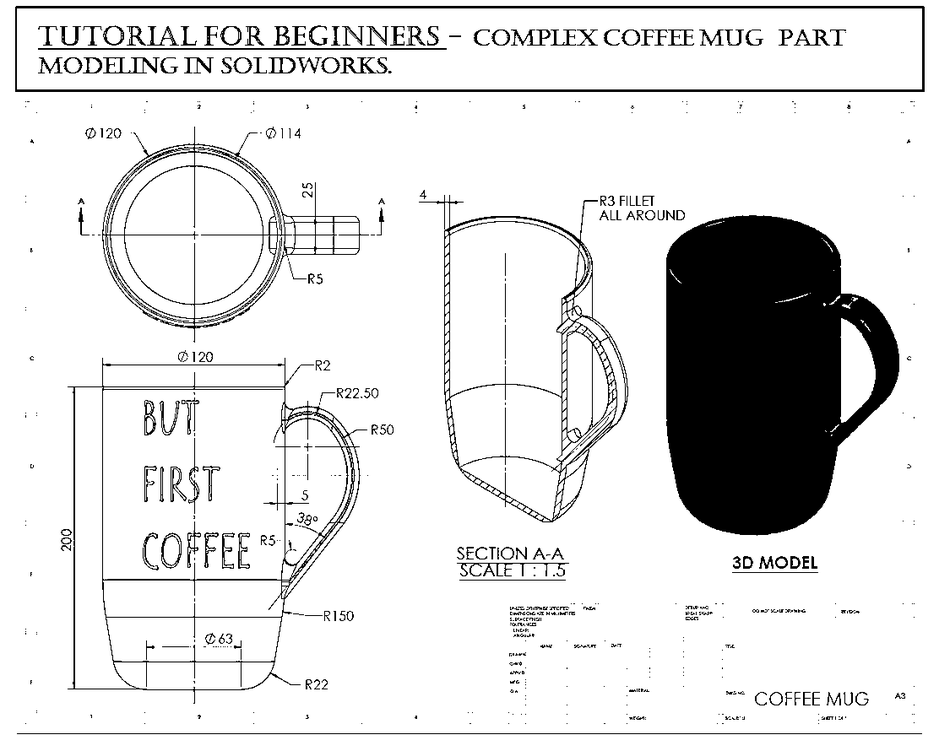
#> input picture experimental-framework/img_to_process/de2_result.png, 939 x 751 px, shrunk from 1112 x 890 before the run
$ jupyter execute --allow-errors kerasocr_error.ipynb
#> lines starting #> are read from the running program, lines starting #| are printed output that depends on the picture; after the words box and inside, x2 and y2 are one past the last pixel; in counts of white or black regions, pixels touching at a corner belong together
[cell 1]
import cv2
import pytesseract

# Charger l'image en niveaux de gris
img = cv2.imread('img_to_process/de2_result.png', cv2.IMREAD_GRAYSCALE)
#> img is the input picture: shape (751, 939); min 0, max 255, mean 223.5

# Appliquer un seuil binaire pour obtenir une image binaire
_, img_binary = cv2.threshold(img, 128, 255, cv2.THRESH_BINARY)
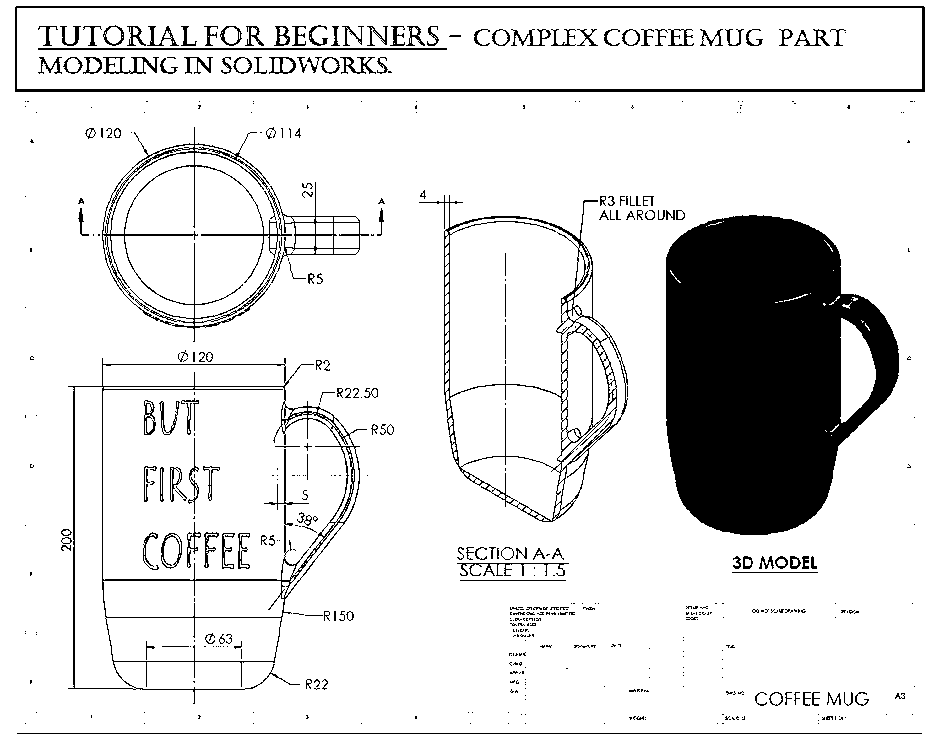
#> img_binary: shape (751, 939); 87.6% white; 501 black regions (322 under 20 px), largest, box (x1, y1, x2, y2) and area: (666, 215, 899, 535) 54383, (15, 6, 925, 92) 4953, (68, 358, 367, 704) 4627

# Trouver les contours dans l'image binaire
contours, _ = cv2.findContours(img_binary, cv2.RETR_EXTERNAL, cv2.CHAIN_APPROX_SIMPLE)
#> contours = [[[0, 0], [0, 750], [938, 750], [938, 0]]]

# Parcourir les contours et effectuer un remplissage de région sur chaque contour
for contour in contours:
    # Calculer la boîte englobante du contour
    x, y, w, h = cv2.boundingRect(contour)

    # Vérifier si la hauteur de la boîte englobante est supérieure à un certain seuil (par exemple, 10 pixels)
    if h > 10:
        # Effectuer un remplissage de région sur la région délimitée par la boîte englobante
        cv2.floodFill(img_binary, None, (x, y), 0)
#> this loop made 1 pass
#> (contour, x, y, w, h) on pass 1: ([[0, 0], [0, 750], [938, 750], [938, 0]], 0, 0, 939, 751)
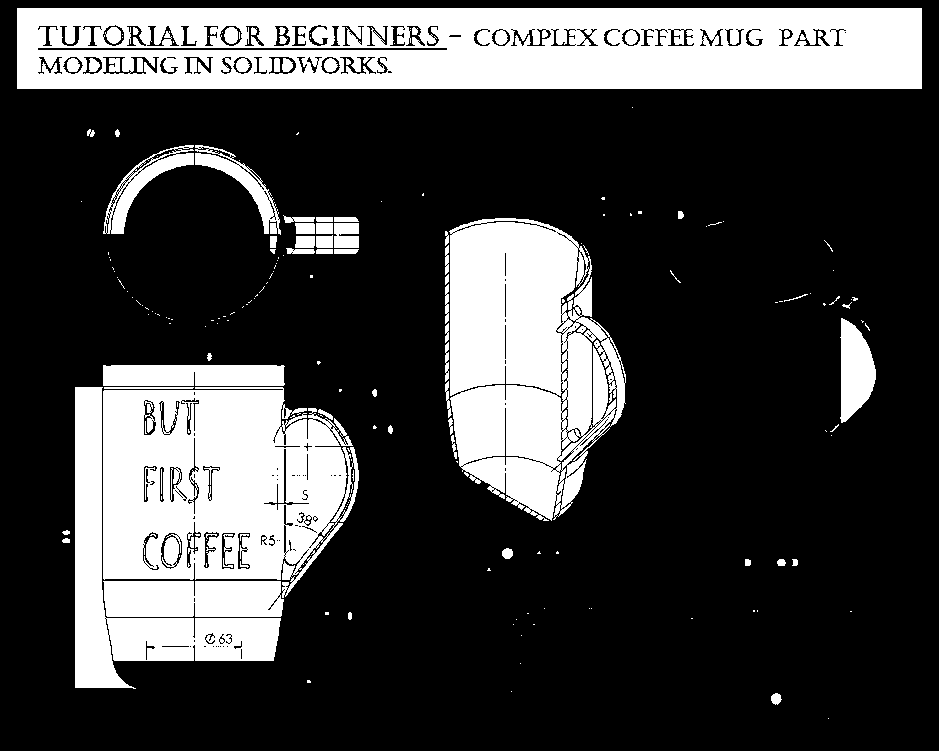
#> img_binary: shape (751, 939); 25.8% white; 201 white regions (128 under 20 px), largest, box (x1, y1, x2, y2) and area: (17, 8, 922, 89) 65049, (103, 387, 359, 598) 40067, (449, 218, 626, 521) 38154

# Inverser les couleurs de l'image binaire pour obtenir du texte noir sur fond blanc
img_binary_inv = cv2.bitwise_not(img_binary)

# Utiliser Tesseract pour reconnaître le texte dans l'image binaire inversée
#> (the rest of this cell did not finish here and is left out)
